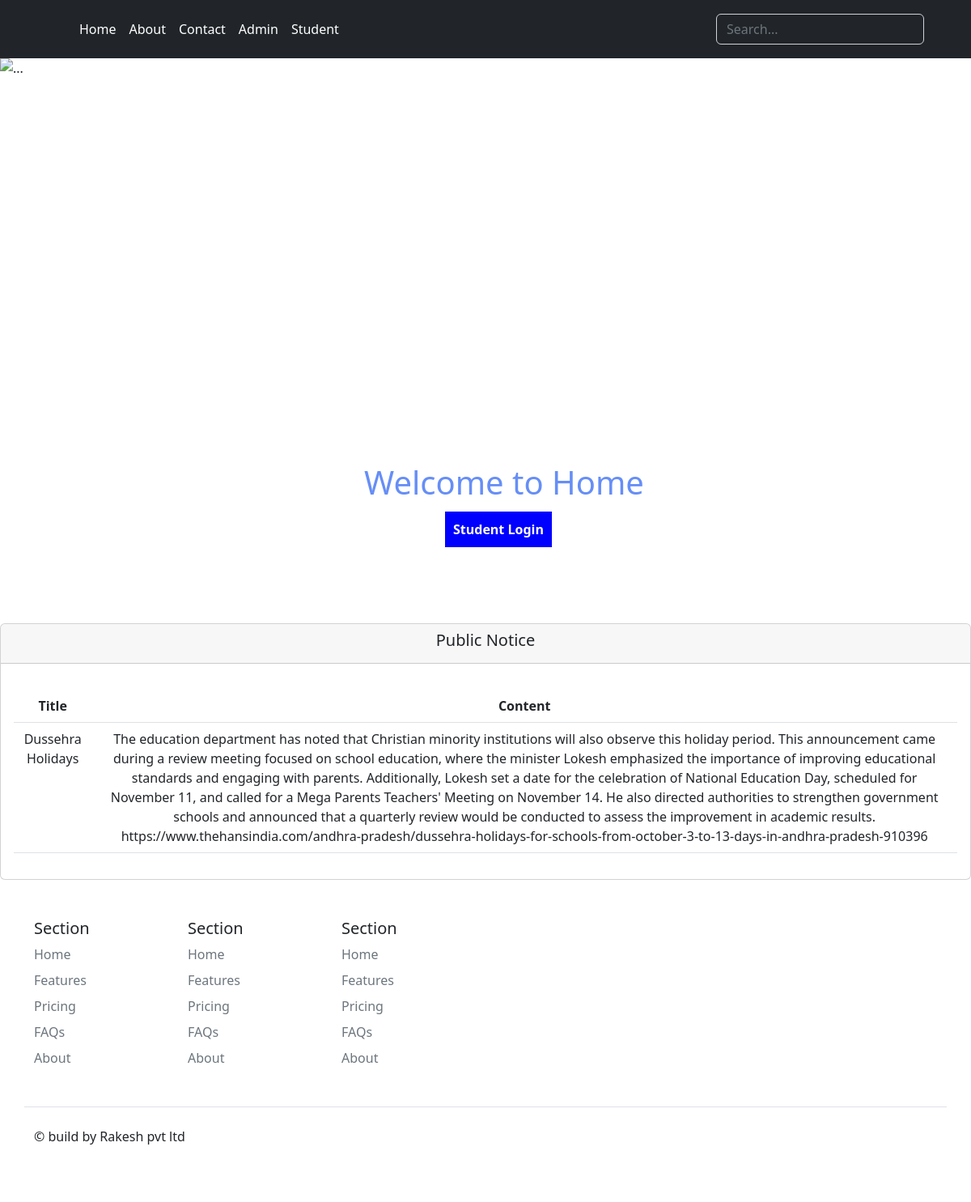
The page / on the database its author committed.
### main/models.py (models this page shows, shortened)
class Notice(models.Model):
    title = models.CharField(max_length=200)
    content = models.TextField()
    isPublic = models.BooleanField(default=False)

### main/views.py (the view)
# urls.py: path('', views.home, name="home"),
def home(request):
    publicNotices = Notice.objects.filter(isPublic = True)
    data = {"public_notices": publicNotices}
    return render(request, 'home.html', data)

### main/templates/home.html (shortened to what this page needs)
{% extends 'base.html' %}
{% load static %}
{% block body %}
<div id="carouselExampleControls" class="carousel slide" data-bs-ride="carousel">
    <div class="carousel-inner">
      <div class="carousel-item active">
        <h1 style="position: absolute; top: 500px; left: 450px; color: rgba(21, 83, 241, 0.653);">Welcome to Home</h1>
        <a href="{% url 'student_login' %}" style="text-decoration: none; position: absolute; top: 560px; left: 550px; color: white; background-color: blue; padding: 10px; font-weight: bold;">Student Login</a>
        <img src="https://images.pexels.com/photos/2335126/pexels-photo-2335126.jpeg?auto=compress&cs=tinysrgb&w=600" class="d-block" style="width: 100%; height: 650px;" alt="...">
      </div>
    </div>
    <button class="carousel-control-prev" type="button" data-bs-target="#carouselExampleControls" data-bs-slide="prev">
      <span class="carousel-control-prev-icon" aria-hidden="true"></span>
    </button>
    <button class="carousel-control-next" type="button" data-bs-target="#carouselExampleControls" data-bs-slide="next">
      <span class="carousel-control-next-icon" aria-hidden="true"></span>
    </button>
</div>
<br><br>
<div class="card text-center">
  <div class="card-header">
    <h5>Public Notice</h5>
  </div>
  <div class="card-body">
    <table class="table table-small">
      <tr>
        <th>Title</th>
        <th>Content</th>
      </tr>
      {% for notice in public_notices %}
        <tr>
          <td>{{notice.title}}</td>
          <td>{{notice.content}}</td>
        </tr>
      {% endfor %}
    </table>
  </div>
</div>
{% endblock %}

### rows shown on the page
Notice: title "Dussehra Holidays", content "The education department has noted that Christian minority institutions will also observe this holiday period. This announcement came during a review meeting focused on school education, where the minister Lokesh emphasized the importance of improving educational standards and engaging with parents. Additionally, Lokesh set a date for the celebration of National Education Day, scheduled for November 11, and called for a Mega Parents Teachers' Meeting on November 14. He also directed authorities to strengthen government schools and announced that a quarterly review would be conducted to assess the improvement in academic results.…"
